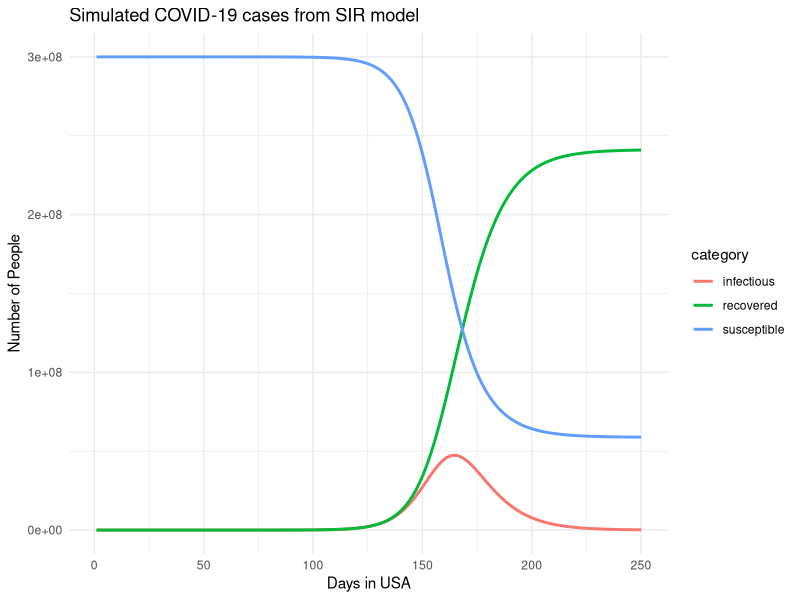

This chart was generated by the following R code:
## ---- chunk 1
# DO NOT ALTER THIS CHUNK
knitr::opts_chunk$set(
  echo = TRUE,
  eval = TRUE,
  fig.width = 5,
  fig.asp = 0.618,
  dpi = 120,
  fig.align = "center",
  cache = FALSE
)
# Load required packages
suppressPackageStartupMessages(library(tidyverse))
suppressPackageStartupMessages(library(scales))
covid_real <- read_csv("covid_counts.csv")
## ---- chunk 2
days_range <- 1:250
## ---- chunk 3
susceptible <- 300000000
infectious  <- 1
recovered   <- 0
## ---- chunk 4
beta  <- 0.25
gamma <- 0.125
N     <- 300000001

for(day in 2:250){
  susceptible[day] <- susceptible[day - 1] - (beta  * susceptible[day - 1] * infectious[day - 1]) / N
  infectious[day]  <- infectious[day - 1]  + (beta  * susceptible[day - 1] * infectious[day - 1]) / N - (gamma * infectious[day - 1])
  recovered[day]   <- recovered[day - 1]   + (gamma * infectious[day - 1])
}
## ---- chunk 5
library(tibble)

covid_sim <- tibble(
  day        = days_range,
  susceptible = susceptible,
  infectious  = infectious,
  recovered   = recovered
)
## ---- chunk 6
library(ggplot2)
library(tidyr)

covid_long <- covid_sim %>%
  pivot_longer(cols = c(susceptible, infectious, recovered),
               names_to = "category",
               values_to = "count")

ggplot(covid_long, aes(x = day, y = count, color = category)) +
  geom_line(size = 1) +
  labs(
    title = "Simulated COVID-19 cases from SIR model",
    x = "Days in USA",
    y = "Number of People"
  ) +
  theme_minimal()
